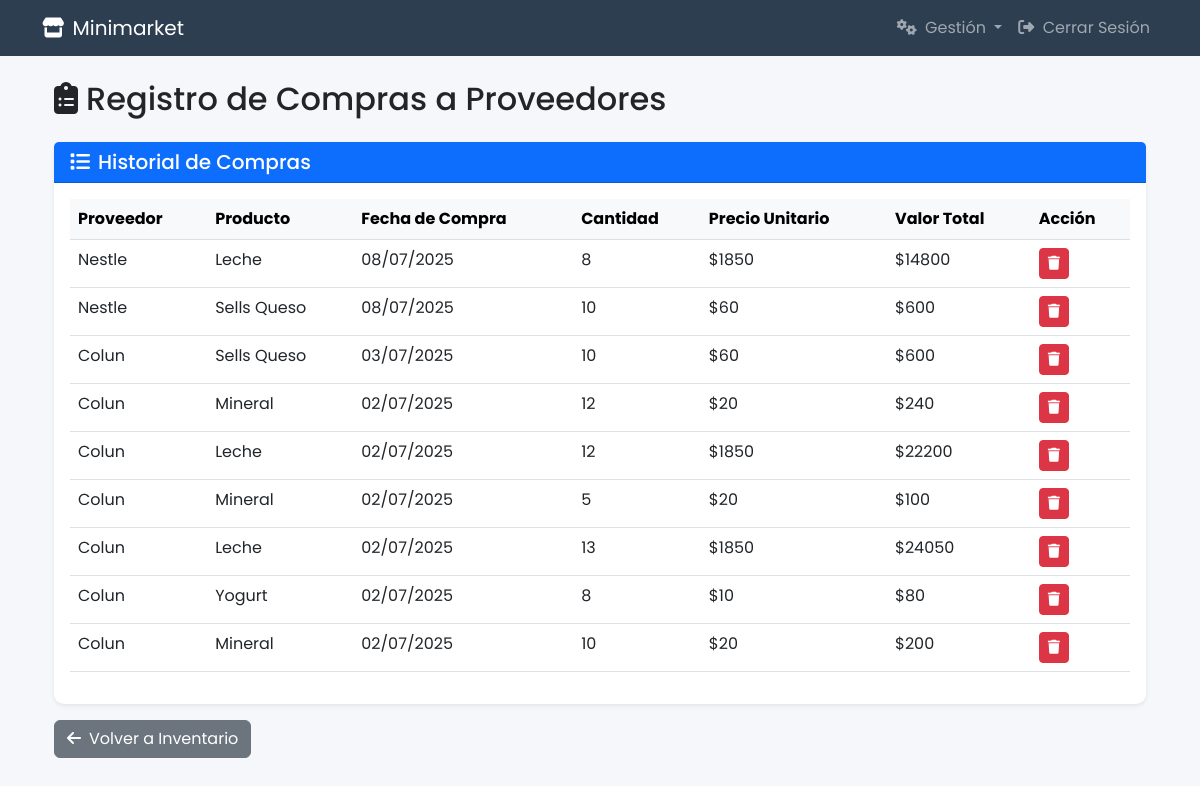
The page /registro-compra-proveedores/ (signed in) on the database its author committed.
### Tienda/models.py (models this page shows, shortened)
class Registro_compra_proveedor(models.Model):
    proveedor = models.ForeignKey(Proveedor, on_delete=models.CASCADE)
    productos = models.ForeignKey(Producto, on_delete=models.CASCADE)
    fecha_compra = models.DateField(auto_now_add=True)
    cantidad = models.PositiveIntegerField(default=0)
    precio_unitario = models.PositiveIntegerField(default=0)
    valor_total = models.PositiveIntegerField(default=0)

class Proveedor(models.Model):
    nombre_proveedor = models.CharField(max_length=100, unique=True)
    rut = models.PositiveIntegerField(unique=True)
    verify_digit = models.CharField(max_length=1, choices=[(str(i), str(i)) for i in range(10)] + [('K', 'K'), ('k', 'k')])
    direccion = models.CharField(max_length=200)
    telefono = models.PositiveIntegerField()

class Producto(models.Model):
    nombre = models.CharField(max_length=100, unique=True)
    codigo_barras = models.PositiveIntegerField(default=0, unique=True)
    stock = models.PositiveIntegerField(default=0)
    precio = models.PositiveIntegerField(default=0)
    costo = models.PositiveIntegerField(default=0)
    minimal_stock = models.PositiveIntegerField(default=0)
    categoria = models.ForeignKey(Categoria, on_delete=models.SET_NULL, null=True, blank=True, related_name='productos')

### Tienda/views/supplier_views.py (the view, shortened to what this page needs)
# urls.py: path('registro-compra-proveedores/', supplier_views.registro_compra_proveedores, name='registro_compra_proveedores'),
@login_required
@user_passes_test(is_superuser, login_url='home')
def registro_compra_proveedores(request):
    registros = Registro_compra_proveedor.objects.all().order_by('-fecha_compra')
    return render(request, 'Tienda/registro_compra_proveedores.html', {'registros': registros})

### Tienda/views/supplier_views.py (called while the page is built)
def is_superuser(user):
    return user.is_superuser

### Tienda/templates/Tienda/registro_compra_proveedores.html (shortened to what this page needs)
{% extends 'Tienda/base_layout.html' %}
{% load static %}
{% block content %}
<div class="container mt-4">
    <h2 class="mb-4"><i class="fas fa-clipboard-list me-2"></i>Registro de Compras a Proveedores</h2>
    <div class="card border-0 shadow-sm">
        <div class="card-header bg-primary text-white">
            <h5 class="mb-0"><i class="fas fa-list me-2"></i>Historial de Compras</h5>
        </div>
        <div class="card-body">
            <div class="table-responsive">
                <table class="table table-hover">
                    <thead class="table-light">
                        <tr>
                            <th>Proveedor</th>
                            <th>Producto</th>
                            <th>Fecha de Compra</th>
                            <th>Cantidad</th>
                            <th>Precio Unitario</th>
                            <th>Valor Total</th>
                            <th>Acción</th>
                        </tr>
                    </thead>
                    <tbody>
                        {% for registro in registros %}
                        <tr>
                            <td>{{ registro.proveedor.nombre_proveedor }}</td>
                            <td>{{ registro.productos.nombre }}</td>
                            <td>{{ registro.fecha_compra|date:"d/m/Y" }}</td>
                            <td>{{ registro.cantidad }}</td>
                            <td>${{ registro.precio_unitario }}</td>
                            <td>${{ registro.valor_total }}</td>
                            <td>
                                <button type="button" class="btn btn-danger btn-sm"
                                        data-bs-toggle="modal"
                                        data-bs-target="#confirmarEliminarModal"
                                        data-registro-id="{{ registro.id }}"
                                        data-proveedor="{{ registro.proveedor.nombre_proveedor }}"
                                        data-producto="{{ registro.productos.nombre }}"
                                        title="Eliminar">
                                    <i class="fas fa-trash"></i>
                                </button>
                            </td>
                        </tr>
                        {% empty %}
                        <tr>
                            <td colspan="7" class="text-center py-4">No hay registros de compras.</td>
                        </tr>
                        {% endfor %}
                    </tbody>
                </table>
            </div>
        </div>
    </div>
    <div class="d-flex justify-content-between mt-3">
        <a href="{% url 'gestionar_inventario' %}" class="btn btn-secondary">
            <i class="fas fa-arrow-left me-2"></i>Volver a Inventario
        </a>
    </div>
</div>
{% endblock %}

### Tienda/templates/Tienda/base_layout.html (style rules this page uses)
:root { --primary-color: #2c3e50; --secondary-color: #3498db; --accent-color: #e74c3c; }
body { font-family: 'Poppins', sans-serif; background-color: #f5f7fa; }
.card { border-radius: 10px; box-shadow: 0 5px 15px rgba(0, 0, 0, 0.05); }
.card-header { background-color: var(--primary-color); border-radius: 10px 10px 0 0; }

### rows shown on the page
Registro_compra_proveedor: proveedor.nombre_proveedor "Nestle", productos.nombre "Leche", fecha_compra "08/07/2025", cantidad "8", precio_unitario "1850", valor_total "14800"
Registro_compra_proveedor: proveedor.nombre_proveedor "Nestle", productos.nombre "Sells Queso", fecha_compra "08/07/2025", cantidad "10", precio_unitario "60", valor_total "600"
Registro_compra_proveedor: proveedor.nombre_proveedor "Colun", productos.nombre "Sells Queso", fecha_compra "03/07/2025", cantidad "10", precio_unitario "60", valor_total "600"
Registro_compra_proveedor: proveedor.nombre_proveedor "Colun", productos.nombre "Mineral", fecha_compra "02/07/2025", cantidad "12", precio_unitario "20", valor_total "240"
Registro_compra_proveedor: proveedor.nombre_proveedor "Colun", productos.nombre "Leche", fecha_compra "02/07/2025", cantidad "12", precio_unitario "1850", valor_total "22200"
Registro_compra_proveedor: proveedor.nombre_proveedor "Colun", productos.nombre "Mineral", fecha_compra "02/07/2025", cantidad "5", precio_unitario "20", valor_total "100"
Registro_compra_proveedor: proveedor.nombre_proveedor "Colun", productos.nombre "Leche", fecha_compra "02/07/2025", cantidad "13", precio_unitario "1850", valor_total "24050"
Registro_compra_proveedor: proveedor.nombre_proveedor "Colun", productos.nombre "Yogurt", fecha_compra "02/07/2025", cantidad "8", precio_unitario "10", valor_total "80"
Registro_compra_proveedor: proveedor.nombre_proveedor "Colun", productos.nombre "Mineral", fecha_compra "02/07/2025", cantidad "10", precio_unitario "20", valor_total "200"
